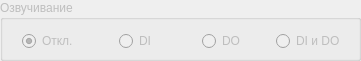
   <widget class="QGroupBox" name="groupBox_dio_voicing">
    <property name="enabled">
     <bool>false</bool>
    </property>
    <property name="geometry">
     <rect>
      <x>10</x>
      <y>250</y>
      <width>361</width>
      <height>61</height>
     </rect>
    </property>
    <property name="title">
     <string>Озвучивание</string>
    </property>
    <widget class="QWidget" name="gridLayoutWidget_3">
     <property name="geometry">
      <rect>
       <x>10</x>
       <y>30</y>
       <width>341</width>
       <height>22</height>
      </rect>
     </property>
     <layout class="QGridLayout" name="gridLayout_dio_voicing">
      <item row="0" column="2" alignment="Qt::AlignHCenter">
       <widget class="QRadioButton" name="radioButton_do_voicing">
        <property name="text">
         <string>DO</string>
        </property>
       </widget>
      </item>
      <item row="0" column="1" alignment="Qt::AlignHCenter">
       <widget class="QRadioButton" name="radioButton_di_voicing">
        <property name="text">
         <string>DI</string>
        </property>
       </widget>
      </item>
      <item row="0" column="3" alignment="Qt::AlignHCenter">
       <widget class="QRadioButton" name="radioButton_dio_voicing">
        <property name="text">
         <string>DI и DO</string>
        </property>
       </widget>
      </item>
      <item row="0" column="0" alignment="Qt::AlignHCenter">
       <widget class="QRadioButton" name="radioButton_voicing_off">
        <property name="text">
         <string>Откл.</string>
        </property>
        <property name="checked">
         <bool>true</bool>
        </property>
       </widget>
      </item>
     </layout>
    </widget>
   </widget>
